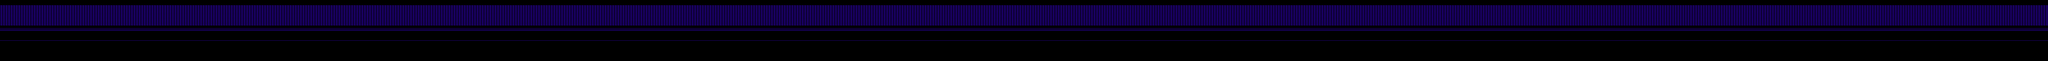

A level layout from a 2D game, rendered from its tile map. Below: a short description, then the map file with tile-grid data replaced by summaries:
An orthogonal 400x12 tile map with 40x40 px tiles, 2 tile layers (Tile Layer 1, Tile Layer 2) and 5 objects (2x script, leftmark).

<map version="1.8" tiledversion="1.8.6" orientation="orthogonal" renderorder="right-down" width="400" height="12" tilewidth="40" tileheight="40" infinite="0" nextlayerid="6" nextobjectid="10">
 <editorsettings>
  <export target="everhall.lua" format="lua" />
 </editorsettings>
 <properties>
  <property name="border" value="everhall" />
 </properties>
 <tileset firstgid="1" source="../tilesets/devroom.tsx" />
 <layer id="1" name="Tile Layer 1" width="400" height="12">
  <data>[4800 cells, 3200 non-empty, 4 distinct tile ids]</data>
 </layer>
 <layer id="2" name="Tile Layer 2" width="400" height="12">
  <data>[4800 cells, 1600 non-empty, 1 distinct tile ids]</data>
 </layer>
 <objectgroup id="3" name="collision">
  <object id="1" x="0" y="0" width="16000" height="240" />
  <object id="2" x="0" y="320" width="16000" height="160" />
 </objectgroup>
 <objectgroup id="4" name="markers">
  <object id="4" name="leftmark" x="40" y="280">
   <point />
  </object>
 </objectgroup>
 <objectgroup id="5" name="objects">
  <object id="6" name="script" x="-40" y="240" width="40" height="80">
   <properties>
    <property name="cutscene" value="everhall.exits" />
    <property name="once" type="bool" value="false" />
   </properties>
  </object>
  <object id="7" name="script" x="16000" y="240" width="40" height="80">
   <properties>
    <property name="cutscene" value="everhall.progress" />
    <property name="once" type="bool" value="false" />
   </properties>
  </object>
 </objectgroup>
</map>
